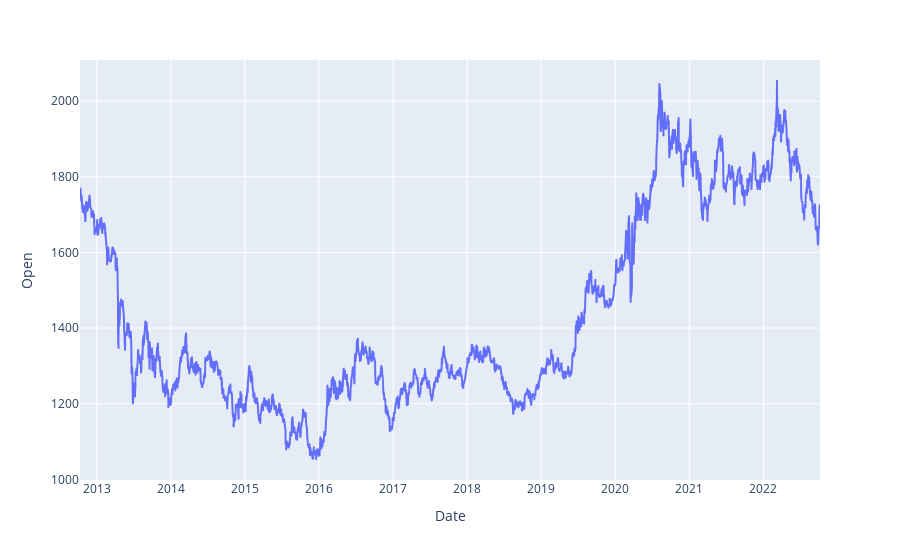

Notebook cell for this chart:
### Code cell
#Visualizin the data
import plotly.express as px
fig = px.line(df_gold, x='Date', y="Open")
fig.show()

### Figure 1 — Plotly figure (JSON) as saved in the notebook; plotly's stock layout.template omitted (floating-point values rounded to 4 significant figures; data arrays with more than 128 entries replaced by an {"elided": "..."} marker saying what was removed)
{"data": [{"hovertemplate": "Date=%{x}<br>Open=%{y}<extra></extra>", "legendgroup": "", "line": {"color": "#636efa", "dash": "solid"}, "marker": {"symbol": "circle"}, "mode": "lines", "name": "", "showlegend": false, "x": {"elided": "2513 str values"}, "xaxis": "x", "y": {"elided": "2513 float values"}, "yaxis": "y", "type": "scattergl"}], "layout": {"xaxis": {"anchor": "y", "domain": [0.0, 1.0], "title": {"text": "Date"}}, "yaxis": {"anchor": "x", "domain": [0.0, 1.0], "title": {"text": "Open"}}, "legend": {"tracegroupgap": 0}, "margin": {"t": 60}}}
